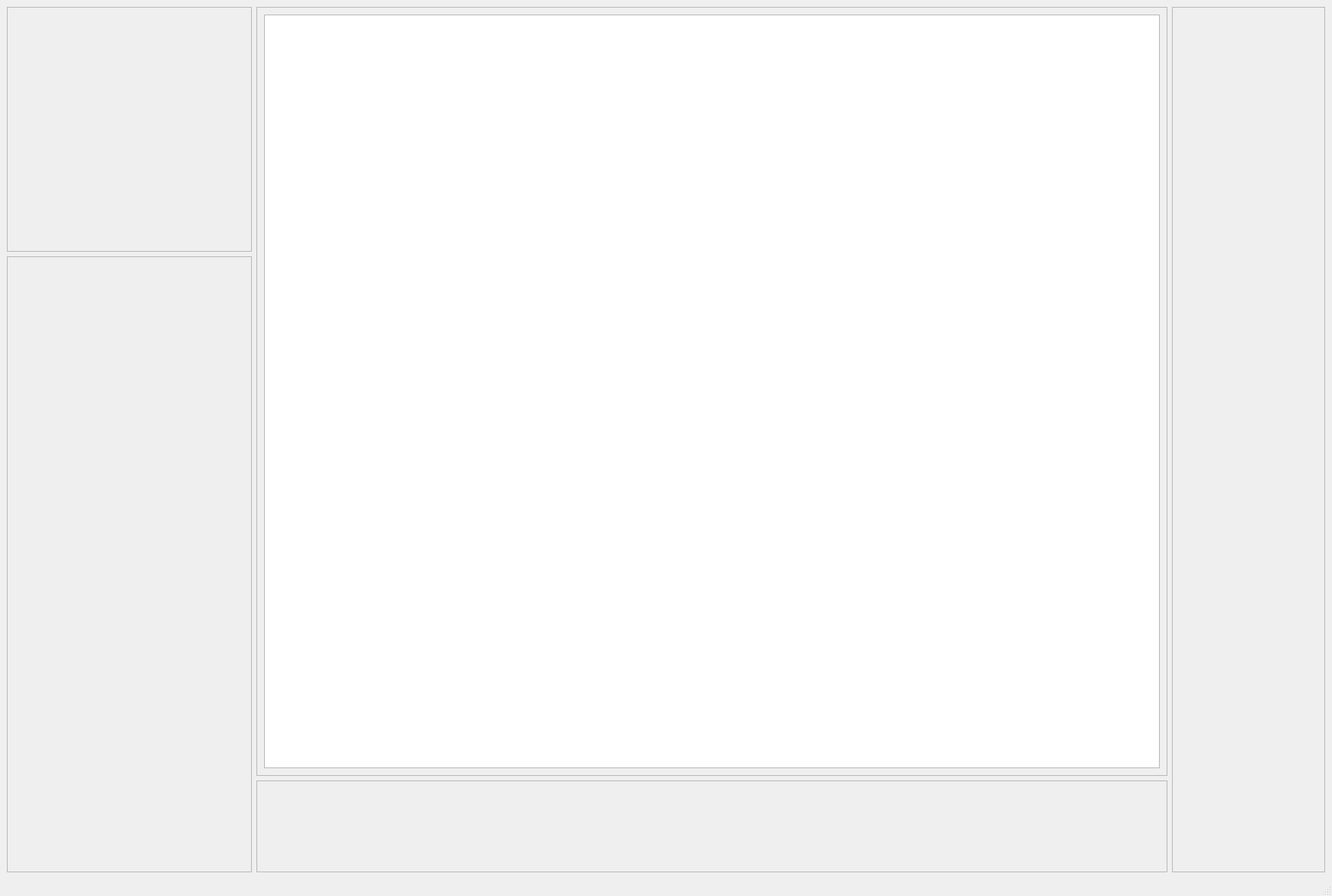
<?xml version="1.0" encoding="UTF-8"?>
<ui version="4.0">
 <class>MainWindow</class>
 <widget class="QMainWindow" name="MainWindow">
  <property name="geometry">
   <rect>
    <x>0</x>
    <y>0</y>
    <width>1740</width>
    <height>1171</height>
   </rect>
  </property>
  <property name="sizePolicy">
   <sizepolicy hsizetype="Expanding" vsizetype="Expanding">
    <horstretch>0</horstretch>
    <verstretch>0</verstretch>
   </sizepolicy>
  </property>
  <property name="windowTitle">
   <string>MainWindow</string>
  </property>
  <widget class="QWidget" name="centralwidget">
   <property name="sizePolicy">
    <sizepolicy hsizetype="Expanding" vsizetype="Expanding">
     <horstretch>0</horstretch>
     <verstretch>0</verstretch>
    </sizepolicy>
   </property>
   <property name="layoutDirection">
    <enum>Qt::LayoutDirection::LeftToRight</enum>
   </property>
   <layout class="QVBoxLayout" name="verticalLayout">
    <item>
     <layout class="QHBoxLayout" name="horizontalLayout">
      <item>
       <layout class="QVBoxLayout" name="LeftWorkArea">
        <item>
         <widget class="QFrame" name="PreviewViewportFrame">
          <property name="sizePolicy">
           <sizepolicy hsizetype="Preferred" vsizetype="Minimum">
            <horstretch>0</horstretch>
            <verstretch>0</verstretch>
           </sizepolicy>
          </property>
          <property name="minimumSize">
           <size>
            <width>320</width>
            <height>320</height>
           </size>
          </property>
          <property name="maximumSize">
           <size>
            <width>512</width>
            <height>16777215</height>
           </size>
          </property>
          <property name="frameShape">
           <enum>QFrame::Shape::StyledPanel</enum>
          </property>
          <property name="frameShadow">
           <enum>QFrame::Shadow::Raised</enum>
          </property>
         </widget>
        </item>
        <item>
         <widget class="QFrame" name="PropertiesPanelFrame">
          <property name="sizePolicy">
           <sizepolicy hsizetype="Preferred" vsizetype="Expanding">
            <horstretch>0</horstretch>
            <verstretch>0</verstretch>
           </sizepolicy>
          </property>
          <property name="minimumSize">
           <size>
            <width>320</width>
            <height>0</height>
           </size>
          </property>
          <property name="maximumSize">
           <size>
            <width>512</width>
            <height>16777215</height>
           </size>
          </property>
          <property name="frameShape">
           <enum>QFrame::Shape::StyledPanel</enum>
          </property>
          <property name="frameShadow">
           <enum>QFrame::Shadow::Raised</enum>
          </property>
         </widget>
        </item>
       </layout>
      </item>
      <item>
       <layout class="QVBoxLayout" name="CenterWorkArea">
        <item>
         <widget class="QFrame" name="NodeGraphFrame">
          <property name="sizePolicy">
           <sizepolicy hsizetype="Expanding" vsizetype="Expanding">
            <horstretch>0</horstretch>
            <verstretch>0</verstretch>
           </sizepolicy>
          </property>
          <property name="baseSize">
           <size>
            <width>0</width>
            <height>0</height>
           </size>
          </property>
          <property name="frameShape">
           <enum>QFrame::Shape::StyledPanel</enum>
          </property>
          <property name="frameShadow">
           <enum>QFrame::Shadow::Raised</enum>
          </property>
          <layout class="QVBoxLayout" name="verticalLayout_2">
           <item>
            <widget class="QGraphicsView" name="NodeGraphView"/>
           </item>
          </layout>
         </widget>
        </item>
        <item>
         <widget class="QFrame" name="OutputViewFrame">
          <property name="sizePolicy">
           <sizepolicy hsizetype="Expanding" vsizetype="Minimum">
            <horstretch>0</horstretch>
            <verstretch>0</verstretch>
           </sizepolicy>
          </property>
          <property name="minimumSize">
           <size>
            <width>0</width>
            <height>120</height>
           </size>
          </property>
          <property name="frameShape">
           <enum>QFrame::Shape::StyledPanel</enum>
          </property>
          <property name="frameShadow">
           <enum>QFrame::Shadow::Raised</enum>
          </property>
         </widget>
        </item>
       </layout>
      </item>
      <item>
       <layout class="QVBoxLayout" name="RightWorkArea">
        <item>
         <widget class="QFrame" name="PaletteFrame">
          <property name="sizePolicy">
           <sizepolicy hsizetype="Preferred" vsizetype="Preferred">
            <horstretch>0</horstretch>
            <verstretch>0</verstretch>
           </sizepolicy>
          </property>
          <property name="minimumSize">
           <size>
            <width>200</width>
            <height>0</height>
           </size>
          </property>
          <property name="maximumSize">
           <size>
            <width>320</width>
            <height>16777215</height>
           </size>
          </property>
          <property name="frameShape">
           <enum>QFrame::Shape::StyledPanel</enum>
          </property>
          <property name="frameShadow">
           <enum>QFrame::Shadow::Raised</enum>
          </property>
         </widget>
        </item>
       </layout>
      </item>
     </layout>
    </item>
   </layout>
  </widget>
  <widget class="QMenuBar" name="menubar">
   <property name="geometry">
    <rect>
     <x>0</x>
     <y>0</y>
     <width>1740</width>
     <height>23</height>
    </rect>
   </property>
  </widget>
  <widget class="QStatusBar" name="statusbar"/>
 </widget>
 <resources/>
 <connections/>
</ui>
